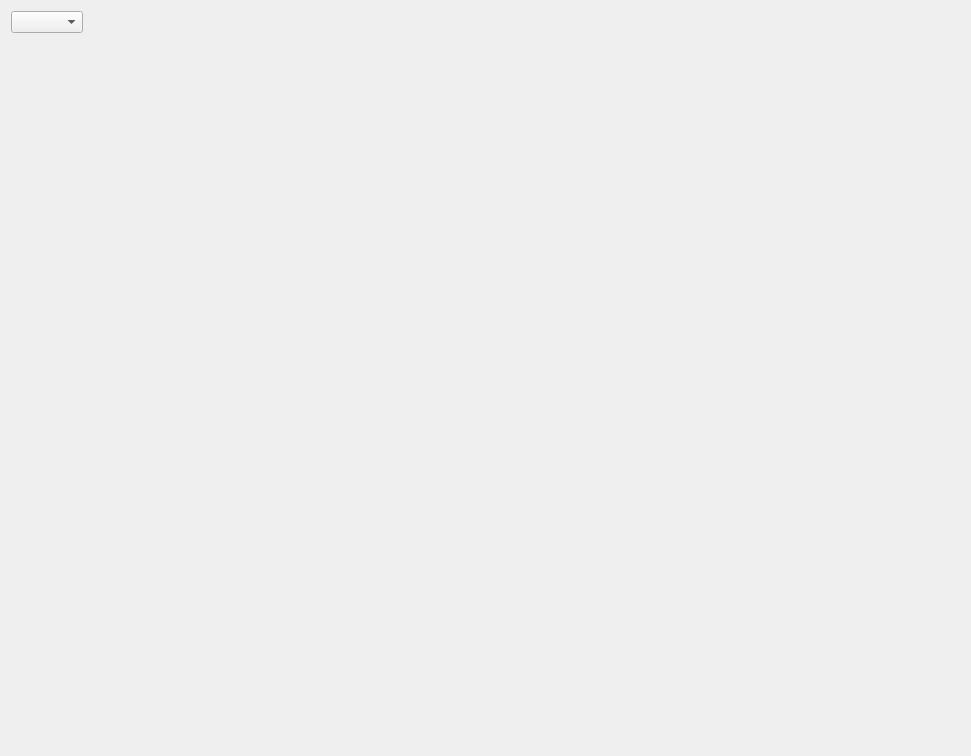
<?xml version="1.0" encoding="UTF-8"?>
<ui version="4.0">
 <class>CaloDetailsRerWidget</class>
 <widget class="QWidget" name="CaloDetailsRerWidget">
  <property name="geometry">
   <rect>
    <x>0</x>
    <y>0</y>
    <width>971</width>
    <height>756</height>
   </rect>
  </property>
  <property name="windowTitle">
   <string>Form</string>
  </property>
  <layout class="QVBoxLayout" name="verticalLayout">
   <item>
    <layout class="QHBoxLayout" name="horizontalLayout">
     <item>
      <widget class="QComboBox" name="comboBoxVariable"/>
     </item>
     <item>
      <spacer name="horizontalSpacer">
       <property name="orientation">
        <enum>Qt::Horizontal</enum>
       </property>
       <property name="sizeHint" stdset="0">
        <size>
         <width>40</width>
         <height>20</height>
        </size>
       </property>
      </spacer>
     </item>
    </layout>
   </item>
   <item>
    <widget class="MplCanvas" name="canvas" native="true">
     <property name="sizePolicy">
      <sizepolicy hsizetype="Expanding" vsizetype="Expanding">
       <horstretch>0</horstretch>
       <verstretch>0</verstretch>
      </sizepolicy>
     </property>
    </widget>
   </item>
  </layout>
 </widget>
 <customwidgets>
  <customwidget>
   <class>MplCanvas</class>
   <extends>QWidget</extends>
   <header>tse_analytics.views.misc.MplCanvas</header>
   <container>1</container>
  </customwidget>
 </customwidgets>
 <resources/>
 <connections/>
</ui>
